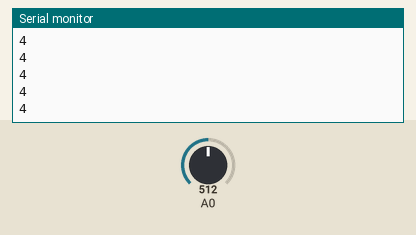
This sketch was run on a simulated Arduino Uno, built with avr-gcc and run on an emulated ATmega328P. Parts: the last lines printed to the serial monitor. Inputs (shaded band) come from the test bench; at power-on: A0 = 512.

Above: at 1.2 s.
1.3 s: A0 set to 716
At 2.4 s:
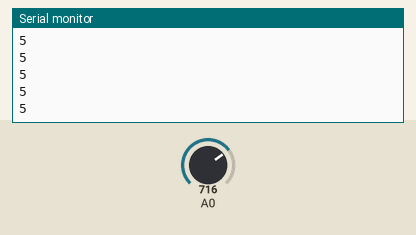
2.8 s: A0 set to 900
At 3.7 s:
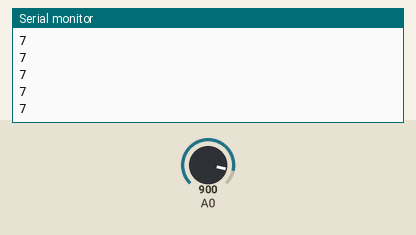
Timing chart, 0 to 5.8 s (numbered marks = the images above; inputs shaded):
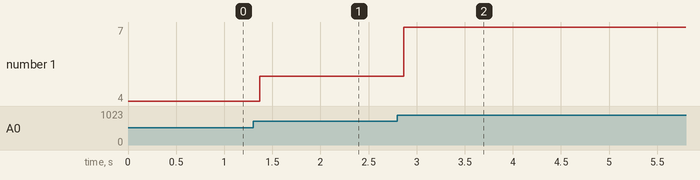

Measured:
- after the input at 1.3 s, the serial monitor: prints a new line after 0.07 s (image 1)
- after the input at 2.8 s, the serial monitor: prints a new line after 0.07 s (image 2)
- plotted number 1: 4 → 5 after the input at 1.3 s, 5 → 7 after the input at 2.8 s

The sketch:

1-emissionAN.ino
```cpp
//Paramétrage
const int f_echantillonnage=500;
const int nbre_Bit=3;

//Déclaration
int rapport;
int temps;
int tension1,tension2,tension;

//Initialisation
void setup(){
temps=1/f_echantillonnage*1000;
rapport=1024/pow(2,nbre_Bit);
Serial.begin(9600);
}

//Programme
void loop() {
tension = analogRead(A0);
tension=tension/rapport;
delay(temps);
tension1 = analogRead(A0);
tension1=tension1/rapport;
delay(temps);
tension2 = analogRead(A0);
tension2=tension2/rapport;
tension=(tension1+tension2+tension)/3;
Serial.println(tension);
}
```
